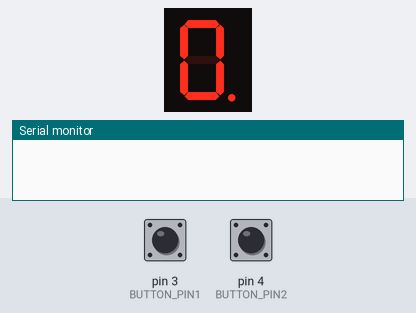
Recording of a sketch running on a simulated Arduino Uno, built with avr-gcc and run on an emulated ATmega328P. On the bench: 1-digit seven-segment display, the last lines printed to the serial monitor. Wiring (inferred from the names in the program): 1-digit 7-segment display, segments lit when LOW: segments pin 5, pin 6, pin 7, pin 8, pin 9, pin 10, pin 11, pin 12. The test bench sets the inputs (shaded band); at power-on: pin 3 (BUTTON_PIN1) LOW, pin 4 (BUTTON_PIN2) LOW. The segment pins are drawn as the display they are named for.

Above: at 1.2 s.
1.3 s: pin 3 (BUTTON_PIN1) pulled HIGH for 1 s
At 3.4 s:
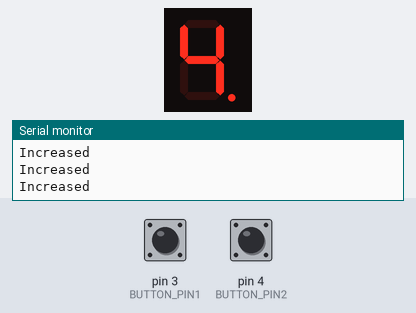
3.8 s: pin 3 (BUTTON_PIN1) pulled HIGH for 0.15 s
At 4.7 s:
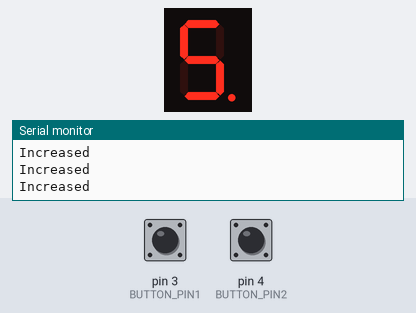
5.4 s: pin 4 (BUTTON_PIN2) pulled HIGH for 3.2 s
At 5.85 s:
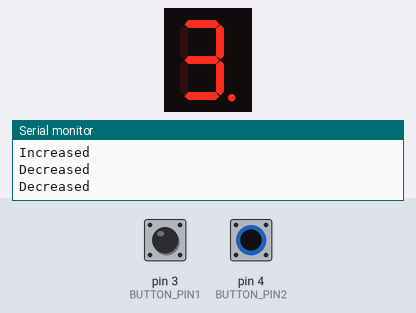
10.1 s: pin 3 (BUTTON_PIN1) driven HIGH and pin 4 (BUTTON_PIN2) driven HIGH
At 12.9 s:
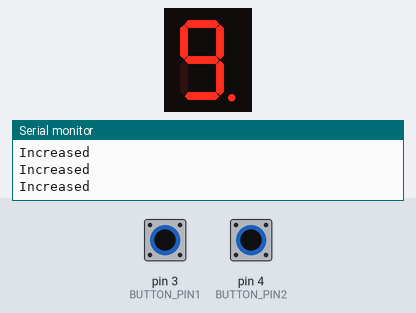
13.1 s: pin 3 (BUTTON_PIN1) driven LOW
At 13.27 s:
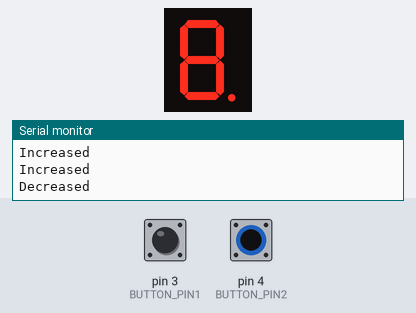
16.1 s: pin 3 (BUTTON_PIN1) driven HIGH
At 16.27 s:
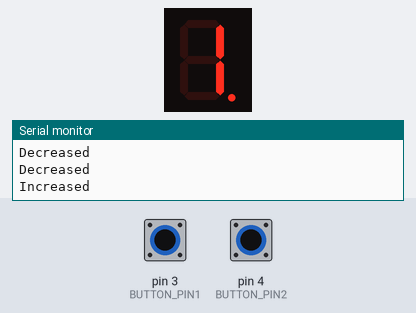
Timing chart, 0 to 19.1 s (numbered marks = the images above; inputs shaded):
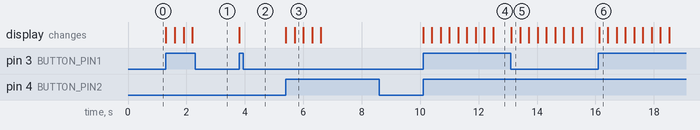

The sketch:

7segments_with_2buttons.ino
```cpp
// Code for 7 segment display with 2 push buttons
// The buttons are to increase or decrease the number of the counter by one

#define BUTTON_PIN1 3
#define BUTTON_PIN2 4

int a = 5;
int b = 6;
int c = 7;
int d = 8;
int e = 9;
int f = 10;
int g = 11;
int dp = 12;
int counter = 0;

void setup() {
  Serial.begin(9600);
  pinMode(BUTTON_PIN1, INPUT);
  pinMode(BUTTON_PIN2, INPUT);

  pinMode(a, OUTPUT);
  pinMode(b, OUTPUT);
  pinMode(c, OUTPUT);
  pinMode(d, OUTPUT);
  pinMode(e, OUTPUT);
  pinMode(f, OUTPUT);
  pinMode(g, OUTPUT);
  pinMode(dp, OUTPUT);

  zero();
}
void loop() {
  if (digitalRead(BUTTON_PIN1) == HIGH) {
    Serial.println("Increased");
    if (counter == 9) {
    counter = 9;
    } else {
      counter++;
      switch(counter){
      case 0: zero(); break;
      case 1: one(); break;
      case 2: two(); break;
      case 3: three(); break;
      case 4: four(); break;
      case 5: five(); break;
      case 6: six(); break;
      case 7: seven(); break;
      case 8: eight(); break;
      case 9: nine(); break;
    }
      delay(300);
    }
  } else if (digitalRead(BUTTON_PIN2) == HIGH) {
    Serial.println("Decreased");
    if (counter == 0) {
    counter = 0;
    } else {
      counter--;
      switch(counter){
      case 0: zero(); break;
      case 1: one(); break;
      case 2: two(); break;
      case 3: three(); break;
      case 4: four(); break;
      case 5: five(); break;
      case 6: six(); break;
      case 7: seven(); break;
      case 8: eight(); break;
      case 9: nine(); break;
    }
      delay(300);
    }
  }
}

void zero(){
  digitalWrite(a, LOW);
  digitalWrite(b, LOW);
  digitalWrite(c, LOW);
  digitalWrite(d, LOW);
  digitalWrite(e, LOW);
  digitalWrite(f, LOW);
  digitalWrite(g, HIGH);
}
void one(){
  digitalWrite(a, HIGH);
  digitalWrite(b, LOW);
  digitalWrite(c, LOW);
  digitalWrite(d, HIGH);
  digitalWrite(e, HIGH);
  digitalWrite(f, HIGH);
  digitalWrite(g, HIGH);
}

void two(){
  digitalWrite(a, LOW);
  digitalWrite(b, LOW);
  digitalWrite(c, HIGH);
  digitalWrite(d, LOW);
  digitalWrite(e, LOW);
  digitalWrite(f, HIGH);
  digitalWrite(g, LOW);
}
void three(){
  digitalWrite(a, LOW);
  digitalWrite(b, LOW);
  digitalWrite(c, LOW);
  digitalWrite(d, LOW);
  digitalWrite(e, HIGH);
  digitalWrite(f, HIGH);
  digitalWrite(g, LOW);
}
void four(){
  digitalWrite(a, HIGH);
  digitalWrite(b, LOW);
  digitalWrite(c, LOW);
  digitalWrite(d, HIGH);
  digitalWrite(e, HIGH);
  digitalWrite(f, LOW);
  digitalWrite(g, LOW);
}
void five(){
  digitalWrite(a, LOW);
  digitalWrite(b, HIGH);
  digitalWrite(c, LOW);
  digitalWrite(d, LOW);
  digitalWrite(e, HIGH);
  digitalWrite(f, LOW);
  digitalWrite(g, LOW);
}
void six(){
  digitalWrite(a, LOW);
  digitalWrite(b, HIGH);
  digitalWrite(c, LOW);
  digitalWrite(d, LOW);
  digitalWrite(e, LOW);
  digitalWrite(f, LOW);
  digitalWrite(g, LOW);
}
void seven(){
  digitalWrite(a, LOW);
  digitalWrite(b, LOW);
  digitalWrite(c, LOW);
  digitalWrite(d, HIGH);
  digitalWrite(e, HIGH);
  digitalWrite(f, HIGH);
  digitalWrite(g, HIGH);
}
void eight(){
  digitalWrite(a, LOW);
  digitalWrite(b, LOW);
  digitalWrite(c, LOW);
  digitalWrite(d, LOW);
  digitalWrite(e, LOW);
  digitalWrite(f, LOW);
  digitalWrite(g, LOW);
}
void nine(){
  digitalWrite(a, LOW);
  digitalWrite(b, LOW);
  digitalWrite(c, LOW);
  digitalWrite(d, LOW);
  digitalWrite(e, HIGH);
  digitalWrite(f, LOW);
  digitalWrite(g, LOW);
}
```

Measured:
- after the input at 1.3 s, the display: first changes at once (image 1 shows a later state)
- after the input at 3.8 s, the display: changes at once (image 2)
- after the input at 5.4 s, the display: first changes at once (image 3 shows a later state)
- after the input at 10.1 s, the display: first changes at once (image 4 shows a later state)
- after the input at 13.1 s, the display: changes at once (image 5)
- after the input at 16.1 s, the display: changes at once (image 6)
